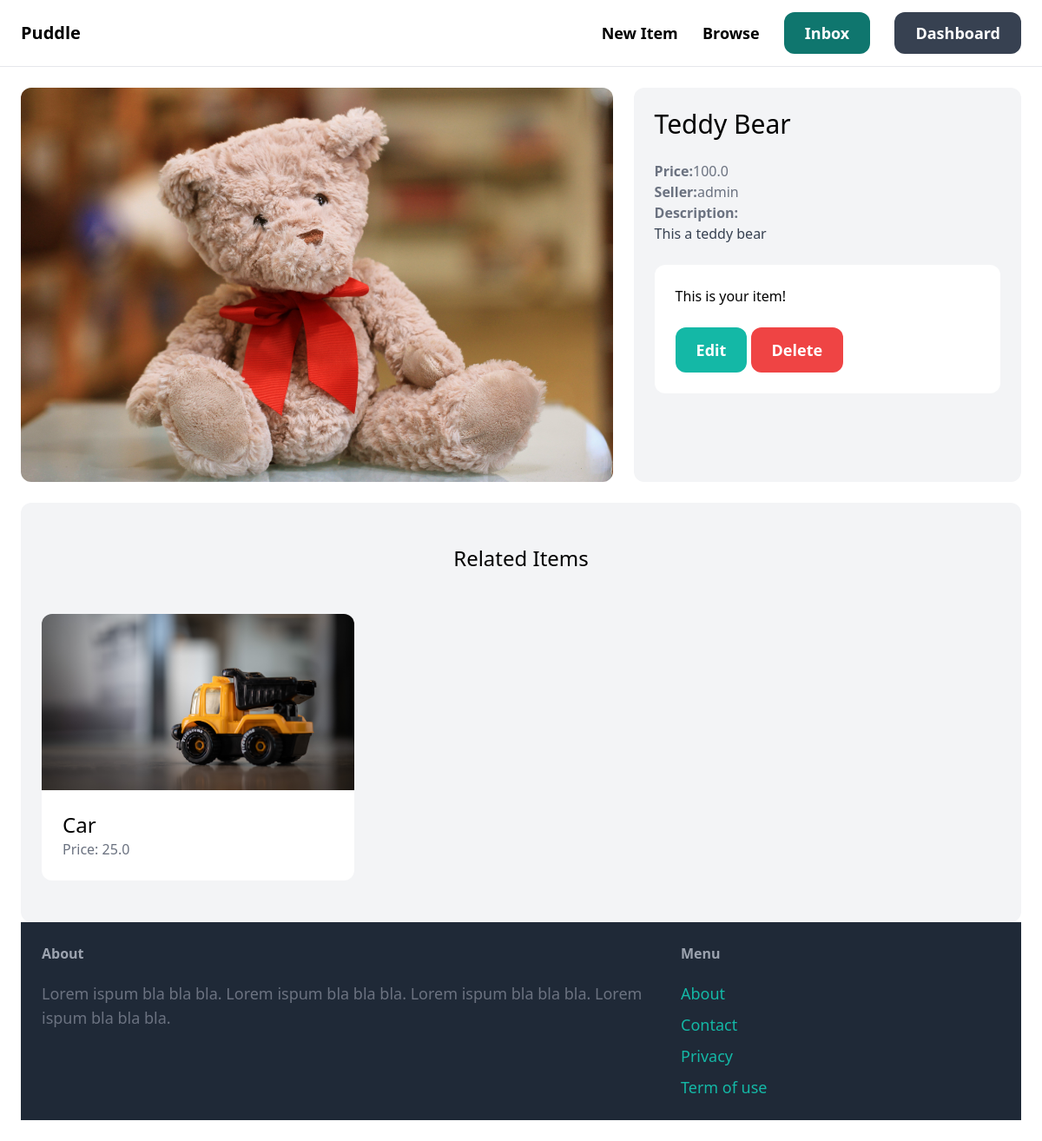
Screenshot of /items/1/ (signed in) with the database file from the repository.
### item/models.py (models this page shows, shortened)
class Item(models.Model):
    category = models.ForeignKey(
        Category, related_name='items', on_delete=models.CASCADE)
    name = models.CharField(max_length=255)
    description = models.TextField(blank=True, null=True)
    price = models.FloatField()
    image = models.ImageField(upload_to='item_images', blank=True, null=True)
    is_sold = models.BooleanField(default=False)
    created_by = models.ForeignKey(
        User, related_name='items', on_delete=models.CASCADE)
    created_at = models.DateTimeField(auto_now_add=True)

### item/views.py (the view)
# urls.py: path('<int:pk>/', views.detail, name='detail'),
@login_required
def detail(request, pk):
    item = get_object_or_404(Item, pk=pk)
    related_items = Item.objects.filter(
        category=item.category, is_sold=False).exclude(pk=pk)[0:3]
    return render(request, 'item/detail.html', {'item': item,
                                                'related_items': related_items
                                                })

### item/templates/item/detail.html (shortened to what this page needs)
{% extends 'core/base.html'%}
{% block content  %}
    <div class="grid grid-cols-5 gap-6">
        <div class="col-span-3">
            <img src="{{ item.image.url }}" class="rounded-xl">
        </div>
        <div class="col-span-2 p-6 bg-gray-100 rounded-xl">
            <h1 class="mb-6 text-3xl">{{ item.name}}</h1>
            <p class="text-gray-500"><strong>Price:</strong>{{ item.price }}</p>
            <p class="text-gray-500"><strong>Seller:</strong>{{ item.created_by.username }}</p>
            {% if item.description %}
                    <p class="text-gray-700">
                        <strong class="text-gray-500">Description:</strong><br>
                        {{ item.description }}
                    </p>
            {% endif %}
            {% if request.user == item.created_by %}
                    <div class="mt-6 p-6 bg-white rounded-xl">
                        <p>This is your item! </p>
                         <a href="{% url 'item:edit' item.id %}" class="inline-block mt-6 px-6 py-3 text-lg font-semibold bg-teal-500 text-white rounded-xl">Edit</a>
                        <a href="{% url 'item:delete' item.id %}" class="inline-block mt-6 px-6 py-3 text-lg font-semibold bg-red-500 text-white rounded-xl">Delete</a>
                    </div>
            {% else %}
                <a href="{% url 'conversation:new' item.id %}" class="inline-block mt-6 p-6 py-3 text-lg font-semibold bg-teal-500 text-white rounded-xl hover:bg-teal-700">Contact Seller</a>
            {% endif %}
        </div>
    </div>
    <div class="mt-6 px-6 py-12 bg-gray-100 rounded-xl">
        <h2 class="mb-12 text-2xl text-center">Related Items</h2>
        <div class="grid grid-cols-3 gap-3">
            {% for item in related_items %}
                <div>
                    <a href="{% url 'item:detail' item.id %}">
                        <div>
                            <img src="{{ item.image.url }}" class="rounded-t-xl"/>
                        </div>
                        <div class="p-6 bg-white rounded-b-xl">
                            <h2 class="text-2xl">{{ item.name  }}</h2>
                            <p class="text-gray-500">Price: {{ item.price }}</p>
                        </div>
                    </a>
                </div>
            {% endfor %}
        </div>
{% endblock  %}

### rows the page displays
Item: image (picture), name "Teddy Bear", price "100.0", created_by.username "admin", description "This a teddy bear"
Item: image (picture), name "Car", price "25.0"
